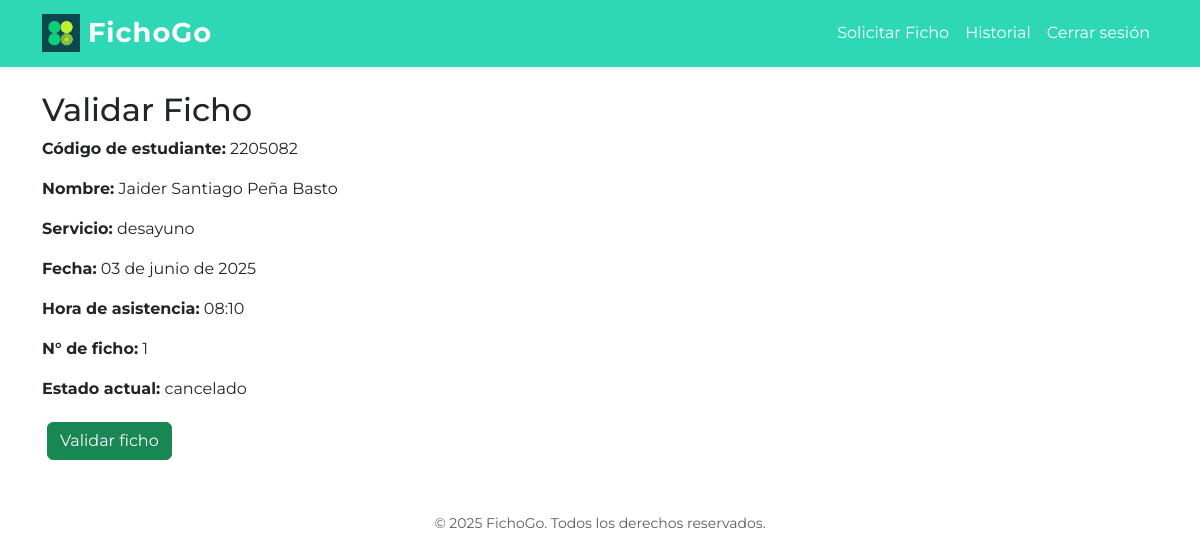
Screenshot of /validar-ficho/76/ (signed in) with the database file from the repository.
### core/models.py (models this page shows, shortened)
class Ficho(models.Model):
    usuario = models.ForeignKey(settings.AUTH_USER_MODEL, on_delete=models.CASCADE)
    cupo = models.ForeignKey(Cupo, on_delete=models.CASCADE)
    hora = models.TimeField()
    estado = models.CharField(max_length=20, choices=[('activo', 'Activo'), ('cancelado', 'Cancelado')], default='activo')
    fecha_creacion = models.DateTimeField(auto_now_add=True)
    codigo_qr = models.ImageField(upload_to='qr/', blank=True, null=True)
    hora_validacion = models.DateTimeField(null=True, blank=True)

class Cupo(models.Model):
    SERVICIOS = [
        ('desayuno', 'Desayuno (6:45 am - 8:30 am)'),
        ('almuerzo', 'Almuerzo (11:30 am - 1:30 pm)'),
        ('cena', 'Cena (5:30 pm - 7:30 pm)')
    ]
    nombre_servicio = models.CharField(max_length=100, choices=SERVICIOS, verbose_name='Servicio')
    cantidad_total = models.PositiveIntegerField()
    cantidad_disponible = models.PositiveIntegerField()
    fecha = models.DateField()

### core/views.py (the view)
# urls.py: path('validar-ficho/<int:ficho_id>/', views.validar_ficho, name='validar_ficho'),
@login_required
def validar_ficho(request, ficho_id):
    ficho = Ficho.objects.get(id=ficho_id)
    if request.method == 'POST':
        ficho.estado = 'usado'
        ficho.hora_validacion = timezone.now()
        ficho.save()
        messages.success(request, 'Ficho validado correctamente.')
        return redirect('panel_admin')
    numero_ficho = Ficho.objects.filter(cupo=ficho.cupo, fecha_creacion__lt=ficho.fecha_creacion).count() + 1
    return render(request, 'core/validar_ficho.html', {
        'ficho': ficho,
        'numero_ficho': numero_ficho
    })

### core/templates/core/validar_ficho.html (shortened to what this page needs)
{% extends 'core/base.html' %}
{% block content %}
<h2>Validar Ficho</h2>
<p><strong>Código de estudiante:</strong> {{ ficho.usuario.username }}</p>
<p><strong>Nombre:</strong> {{ ficho.usuario.first_name }}</p>
<p><strong>Servicio:</strong> {{ ficho.cupo.nombre_servicio }}</p>
<p><strong>Fecha:</strong> {{ ficho.cupo.fecha|date:'d \d\e F \d\e Y' }}</p>
<p><strong>Hora de asistencia:</strong> {{ ficho.hora }}</p>
<p><strong>N° de ficho:</strong> {{ numero_ficho }}</p>
<p><strong>Estado actual:</strong> {{ ficho.estado }}</p>
<form method="post">
  <button type="submit" class="btn btn-success">Validar ficho</button>
</form>
{% endblock %}

### core/templates/core/base.html (style rules this page uses)
body { font-family: 'Montserrat', sans-serif; }
.btn { margin: 5px; }

### rows the page displays
Ficho: usuario.username "2205082", usuario.first_name "Jaider Santiago Peña Basto", cupo.nombre_servicio "desayuno", cupo.fecha "03 de junio de 2025", hora "08:10", estado "cancelado"

### other values shown
{{ numero_ficho }} "1"
